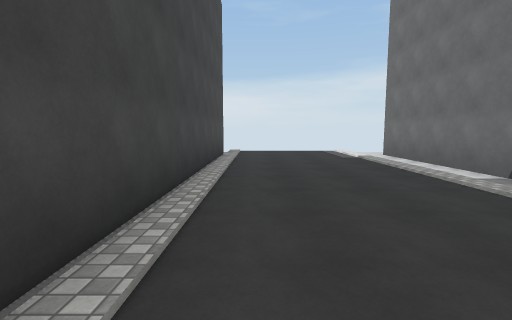
view 1 (above)

15 first-person views from a walk through a scene from a Unity 3-D project. The camera is 1.5 m above the floor, tilts 6° down and sees 85° across. The floor is counted in squares, 2 m on a side. Each view is taken from the middle of a square. On the plan, view 1 faces up. The plan holds only what a view shows up to about 10 squares ahead; the rest is blank. The place goes on beyond the plan. The player is left out. Surface patterns are stand-ins for the level's own textures.

view 2
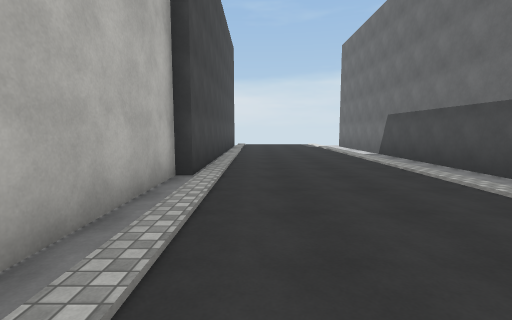

view 3
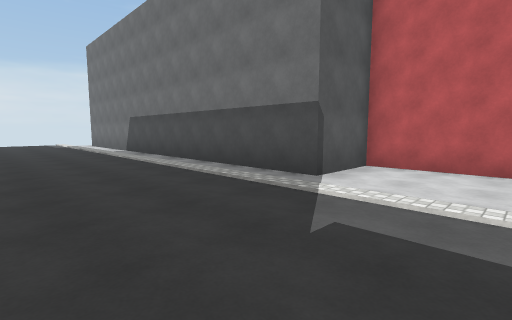

view 4
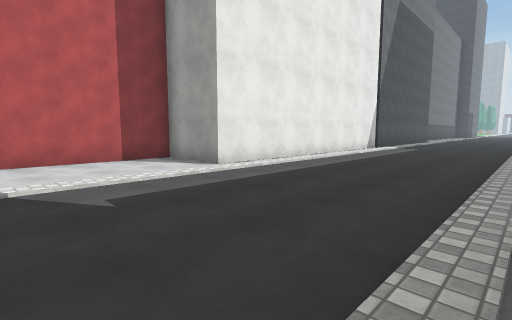

view 5
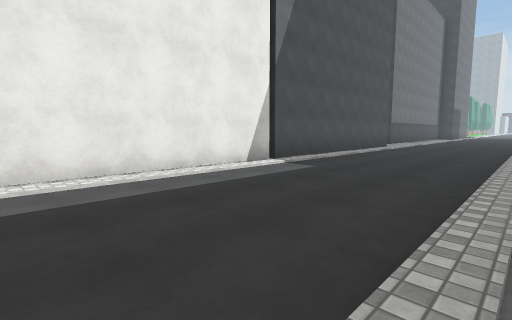

view 6
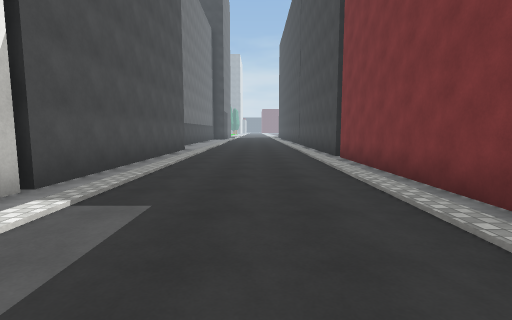

view 7
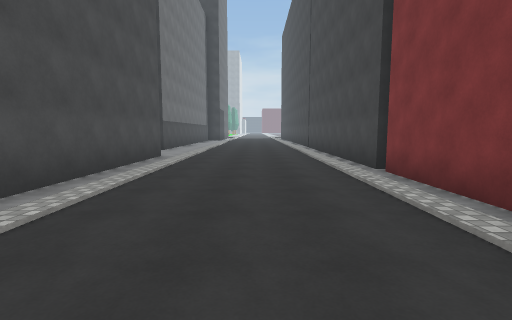

view 8
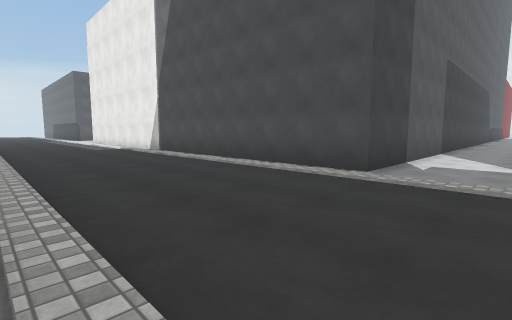

view 9
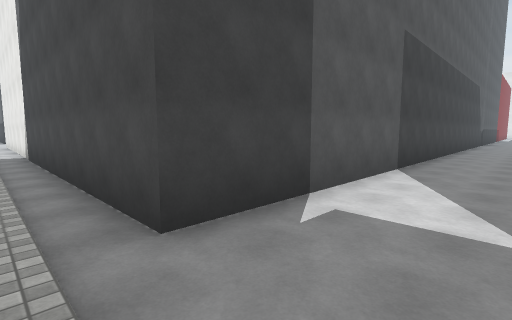

view 10
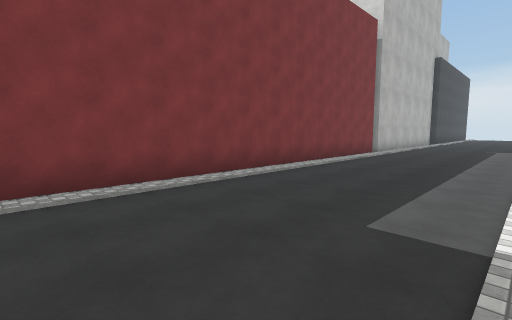

view 11
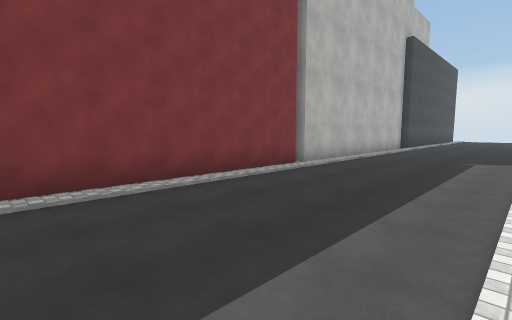

view 12
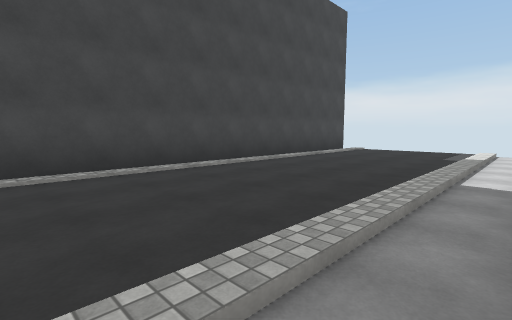

view 13
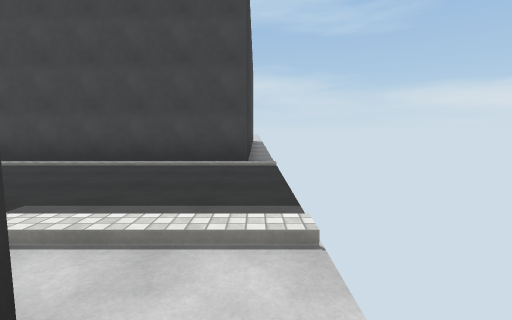

view 14
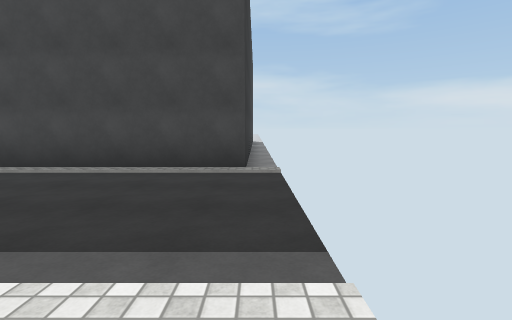

view 15
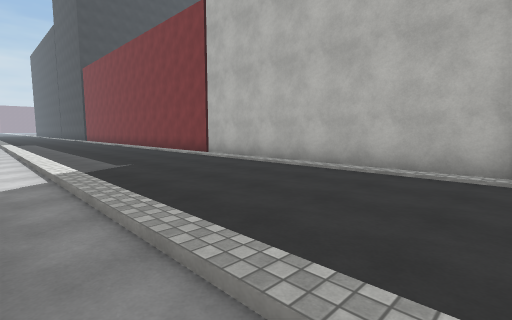

### Floor plan
Key: @ floor where view 1 was taken; # wall or solid block; . floor; / step, stairs or slope.
Columns run from 6 left of view 1 to 15 right of it. Each row starts with its distance up from view 1.
 10 ...../......
  9 #####......#
  8     #......#
  7     #......#
  6     #......#
  5     #......#
  4     #......#
  3     #......#
  2     #......#
  1     #......#
  0     #/@....#
 -1     #/.....#
 -2     #/.....#
 -3     #/.....#
 -4     #/.....###
 -5     #/.......#
 -6     #/.......#
 -7     #/.......#
 -8     #/.......#
 -9     #/....####
-10     #/....#
-11     #/....#
-12     #/....#
-13     #/....#
-14     #/....#
-15     #/....#
-16     #/....#
-17     #/....#
-18     #/....#
-19     #/....#
-20     #/....#
-21     #/....#
-22     #/....#
-23     #/....#
-24     #/....#
-25     #/....############
-26     #/................
-27     #/................
-28      /..............

Positions as (right, up) in squares from view 1, and headings:
1: (0, 0), facing up
2: (0, -5), facing up
3: (0, -7), facing up-right
4: (-1, -5), facing down-right
5: (-1, -12), facing down-right
6: (1, -14), facing down
7: (1, -17), facing down
8: (-1, -28), facing up-right
9: (3, -28), facing up-right
10: (3, -19), facing up-left
11: (3, -14), facing up-left
12: (4, 0), facing up-left
13: (5, 10), facing left
14: (4, 10), facing left
15: (4, 0), facing down-left
